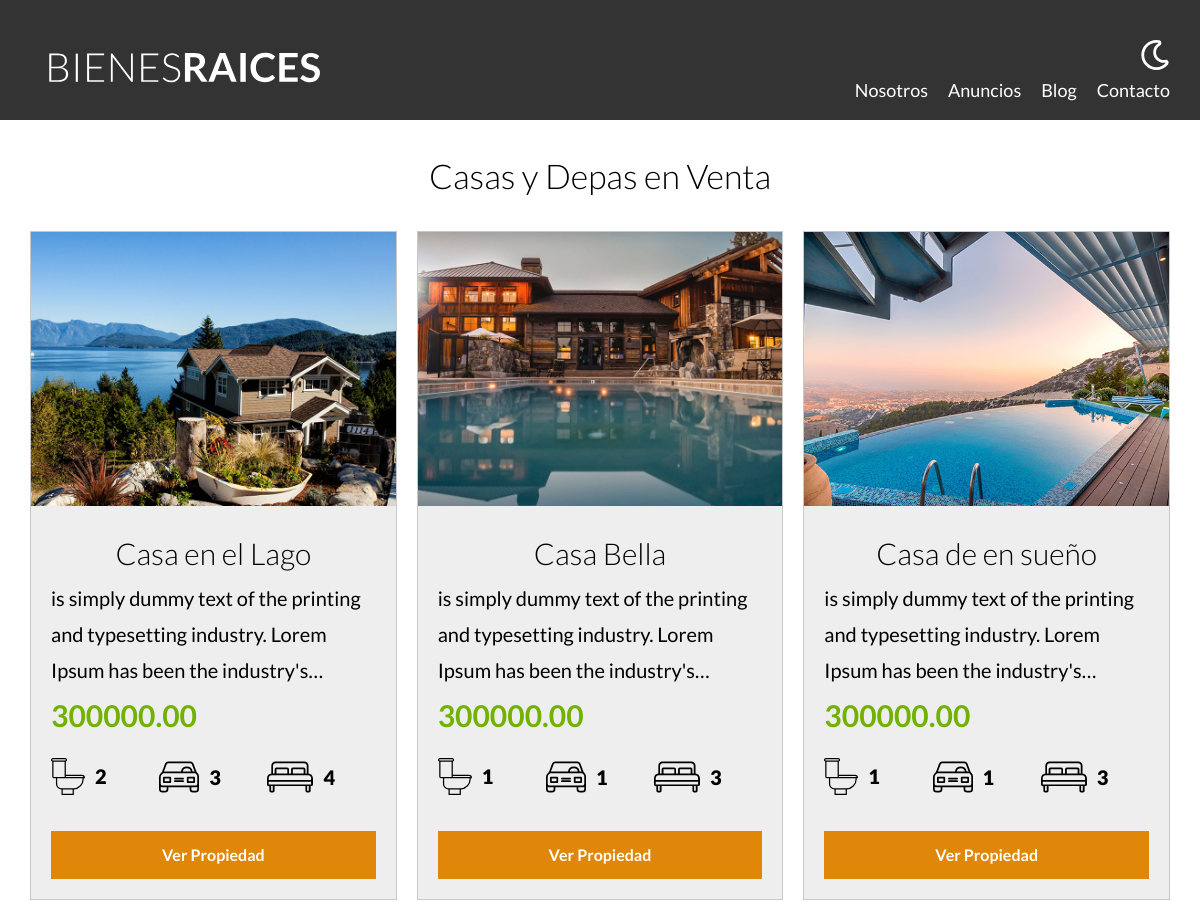
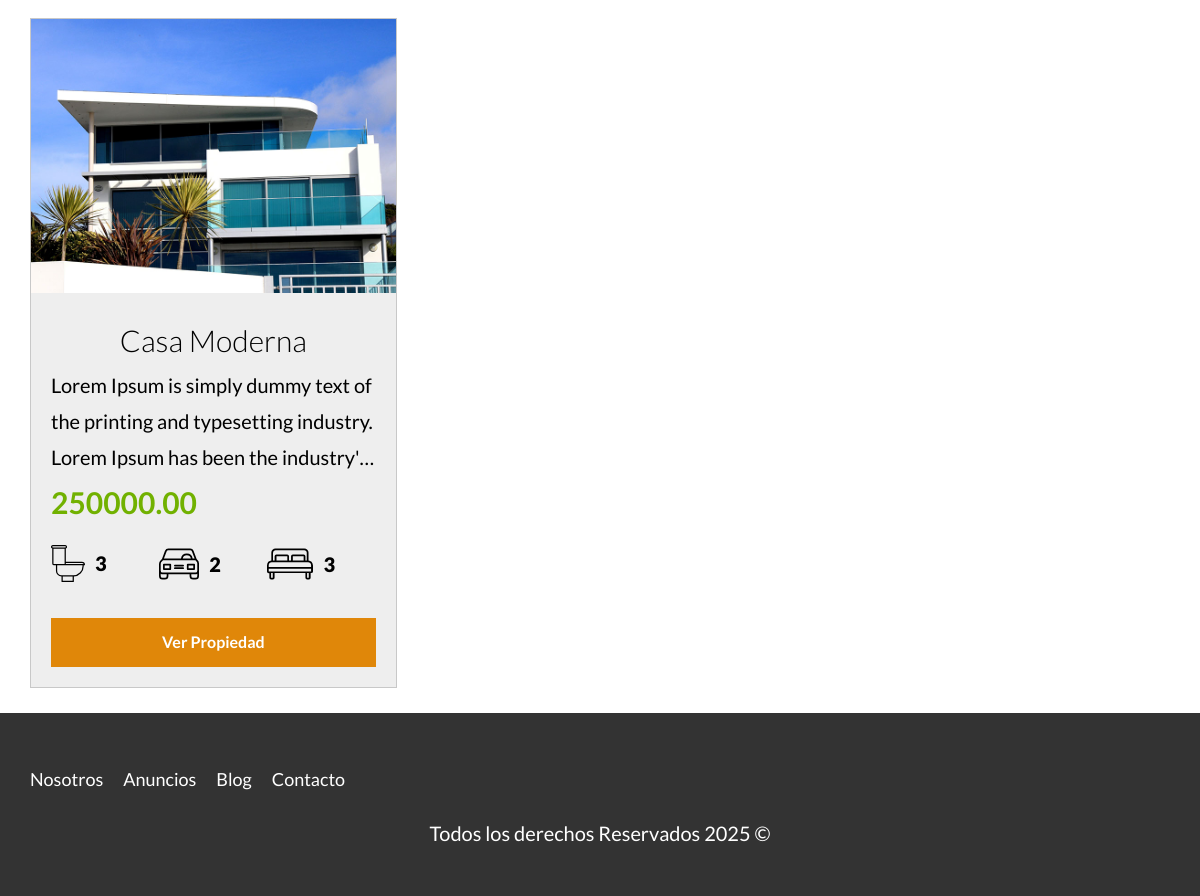
The app's page /anuncios.php with its own data (2 pictures, top to bottom).
### tables this page shows
CREATE TABLE `propiedades` (
  `id` int NOT NULL AUTO_INCREMENT,
  `titulo` varchar(45) DEFAULT NULL,
  `precio` decimal(10,2) DEFAULT NULL,
  `imagen` varchar(200) DEFAULT NULL,
  `descripcion` longtext,
  `habitaciones` int DEFAULT NULL,
  `wc` int DEFAULT NULL,
  `estacionamientos` int DEFAULT NULL,
  `creado` date DEFAULT NULL,
  `vendedorId` int NOT NULL,
  PRIMARY KEY (`id`),
  KEY `fk_Propiedades_vendedores_idx` (`vendedorId`),
  CONSTRAINT `fk_Propiedades_vendedores` FOREIGN KEY (`vendedorId`) REFERENCES `vendedores` (`id`)
);

### includes/templeates/anuncios.php (the view, shortened to what this page needs)
<?php
$db=conectarDB();
$query="SELECT * FROM propiedades LIMIT $limite";
$resultado=mysqli_query($db,$query);
?>
<div class="contenedor-anuncios ">
    <?php while ($propiedad=mysqli_fetch_assoc($resultado)): ?>
            <div class="anuncio">
                <img loading="lazy" src="/imagenes/<?php echo $propiedad ['imagen'];?>" alt="anuncio">
                <div class="contenido-anuncio">
                    <h3><?php echo $propiedad ['titulo'];?></h3>
                    <p><?php echo $propiedad ['descripcion'];?></p>
                    <p class="precio"><?php echo $propiedad ['precio'];?></p>
                    <ul class="iconos-caracteristicas">
                        <li>
                            <img class="icono" loading="lazy" src="build/img/icono_wc.svg" alt="icono wc">
                            <p><?php echo $propiedad ['wc'];?></p>
                        </li>
                        <li>
                            <img class="icono" loading="lazy" src="build/img/icono_estacionamiento.svg" alt="icono estacionamiento">
                            <p><?php echo $propiedad ['estacionamientos'];?></p>
                        </li>
                        <li>
                            <img class="icono" loading="lazy" src="build/img/icono_dormitorio.svg" alt="icono habitaciones">
                            <p><?php echo $propiedad ['habitaciones'];?></p>
                        </li>
                    </ul>
                    <a href="anuncio.php?id=<?php echo $propiedad ['id'];?>" class="boton-amarillo-block">
                        Ver Propiedad
                    </a>
                </div>
            </div>
            <?php endwhile;?>
</div>

### build/css/app.css (style rules this page uses)
html { line-height:1.15;-webkit-text-size-adjust:100% }
body { margin:0 }
a { background-color:rgba(0,0,0,0) }
img { border-style:none }
html { font-size:62.5%;box-sizing:border-box }
*,*:before,*:after { box-sizing:inherit }
body { font-family:"Lato",sans-serif;font-size:1.6rem;line-height:1.8 }
p { color:#000;font-size:2rem }
a { text-decoration:none }
img,picture { width:100%;display:block }
h1,h2,h3 { font-family:"Lato",sans-serif;margin:2.5rem 0;font-weight:300;text-align:center }
h3 { font-size:3rem }
.boton-amarillo-block { background-color:#e08709;color:#fff;font-weight:700;text-decoration:none;padding:1rem 3rem;text-align:center;margin-top:2.5rem;display:block;border:none }
.icono { text-align:center }
@media (min-width: 768px) { .contenedor-anuncios { display:grid;gap:2rem;grid-template-columns:repeat(3, 1fr) } }
.anuncio { background-color:hsl(0,0%,93.2352941176%);border:1px solid rgb(199.5,199.5,199.5);margin-bottom:2rem;display:flex;flex-direction:column;height:100% }
.anuncio .contenido-anuncio { padding:2rem;flex:1;display:flex;flex-direction:column }
.anuncio .boton-amarillo-block { margin-top:auto }
.anuncio h3,.anuncio p { display:-webkit-box;-webkit-box-orient:vertical;-webkit-line-clamp:3;overflow:hidden;margin:0 }
.precio { color:#71b100;font-weight:700;font-size:3rem }
.iconos-caracteristicas { display:flex;list-style:none;padding:0;max-width:100% }
.iconos-caracteristicas li { margin-top:auto;flex:1;display:flex }
.iconos-caracteristicas li img { flex:0 0 3rem;margin-right:1rem }
.iconos-caracteristicas li p { font-weight:900 }

### records on screen
propiedades: imagen (picture), titulo "Casa en el Lago", descripcion "is simply dummy text of the printing and typesetting industry. Lorem Ipsum has been the…", precio "300000.00", wc "2", estacionamientos "3", habitaciones "4"
propiedades: imagen (picture), titulo "Casa Bella", descripcion "is simply dummy text of the printing and typesetting industry. Lorem Ipsum has been the…", precio "300000.00", wc "1", estacionamientos "1", habitaciones "3"
propiedades: imagen (picture), titulo "Casa de en sueño", descripcion "is simply dummy text of the printing and typesetting industry. Lorem Ipsum has been the…", precio "300000.00", wc "1", estacionamientos "1", habitaciones "3"
propiedades: imagen (picture), titulo "Casa Moderna", descripcion "Lorem Ipsum is simply dummy text of the printing and typesetting industry. Lorem Ipsum has been the…", precio "250000.00", wc "3", estacionamientos "2", habitaciones "3"
